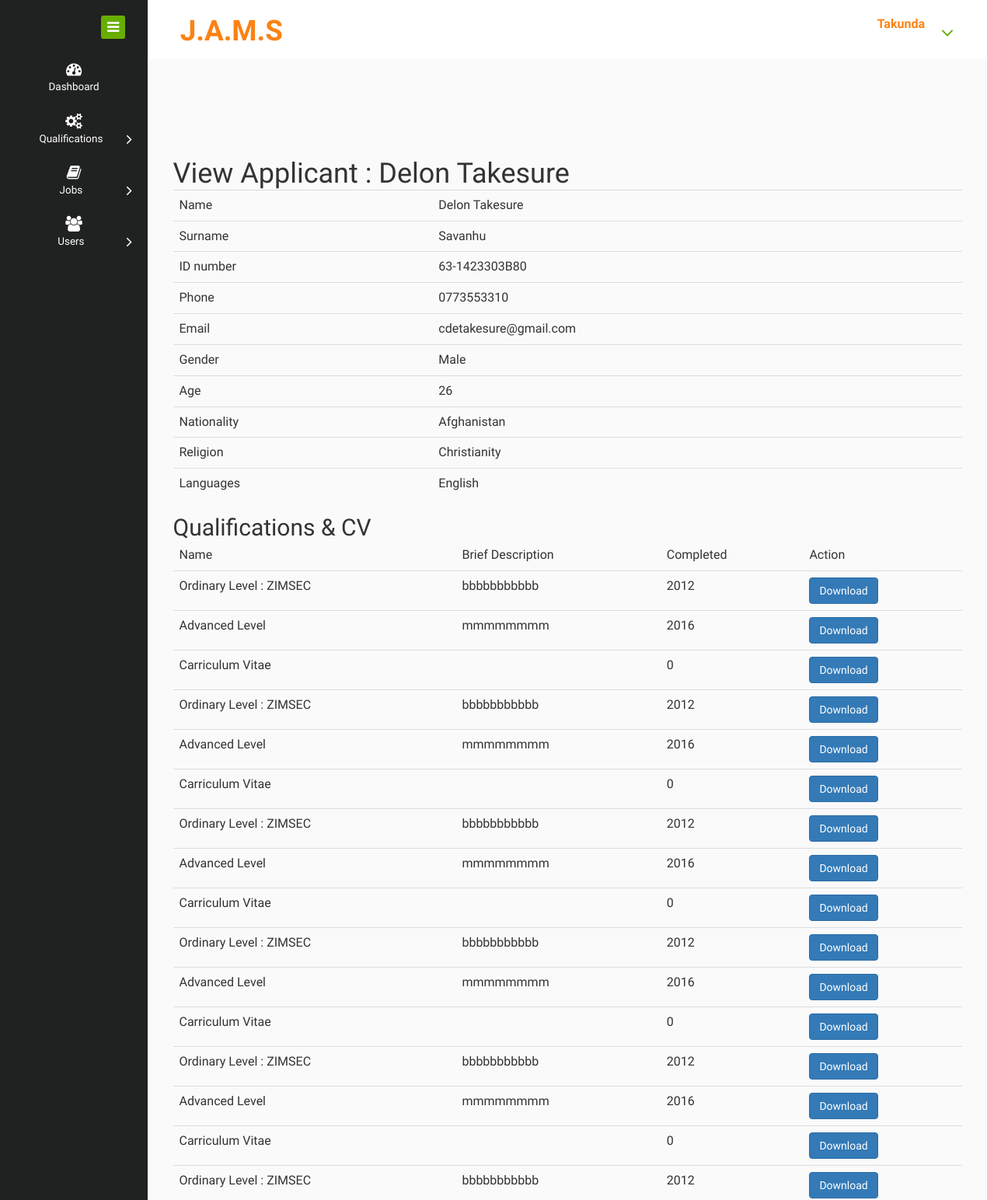
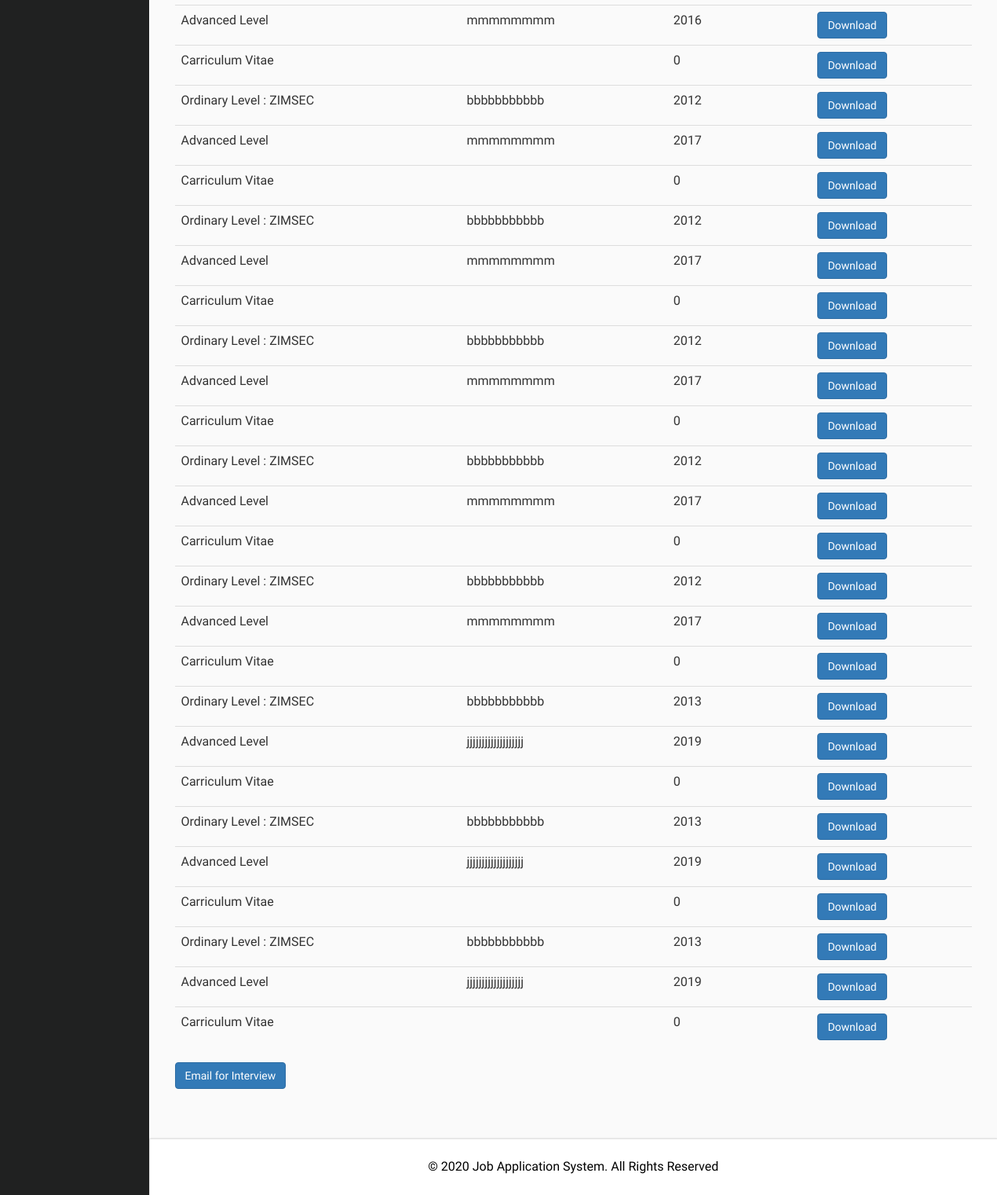
The page /admin/applicant.php?id=3&jid=8 (signed in) on the database its author committed (2 pictures, top to bottom).
### tables this page shows
CREATE TABLE `applicant` (
  `id` int(11) NOT NULL,
  `name` varchar(255) NOT NULL,
  `id_number` varchar(255) NOT NULL,
  `surname` varchar(255) NOT NULL,
  `phone` varchar(15) NOT NULL,
  `email` varchar(255) NOT NULL,
  `gender` enum('Male','Female') NOT NULL,
  `age` int(11) NOT NULL,
  `address` text NOT NULL,
  `marital_status` enum('Single','Married','Divorced','Separated') NOT NULL,
  `nationality` varchar(255) NOT NULL,
  `religion` varchar(255) NOT NULL,
  `languages` varchar(255) NOT NULL,
  `drivers_licence` enum('Yes','No') NOT NULL,
  `files` varchar(255) NOT NULL,
  `university` text NOT NULL,
  `jid` int(11) NOT NULL
);

CREATE TABLE `applicant_qualifications` (
  `id` int(11) NOT NULL,
  `aid` int(11) NOT NULL,
  `name` varchar(255) NOT NULL,
  `description` text NOT NULL,
  `year` int(11) NOT NULL,
  `created` timestamp NOT NULL DEFAULT CURRENT_TIMESTAMP ON UPDATE CURRENT_TIMESTAMP,
  `file` varchar(255) NOT NULL
);

### admin/connect.php (called while the page is built)
<?php
function connect(){
$servername = "localhost";
$username = "root";
$password = "";
$return = null;
try {
    $conn = new PDO("mysql:host=$servername;dbname=jobs", $username, $password);
    $conn->setAttribute(PDO::ATTR_ERRMODE, PDO::ERRMODE_EXCEPTION);
    $return=$conn;
  }
catch(PDOException $e){
    echo "Connection failed: " . $e->getMessage();
    }
    return $return;
    }
?>

### admin/model.php (called while the page is built, shortened)
<?php
class model{
public $conn=null;
function __construct(){
include("connect.php");
$this->conn=connect();
}
public function getApplicant($id){
    $str="SELECT * FROM applicant WHERE id={$id}";
    $stmt = $this->conn->prepare($str);
    $stmt->execute();
    $stmt->setFetchMode(PDO::FETCH_ASSOC);
    $return = $stmt->fetchAll();
    return $return;
}
public function getApplicantQualifications($id){
    $str="SELECT * FROM applicant_qualifications WHERE aid={$id}";
    $stmt = $this->conn->prepare($str);
    $stmt->execute();
    $stmt->setFetchMode(PDO::FETCH_ASSOC);
    $return = $stmt->fetchAll();
    return $return;
}
}
?>

### admin/applicant.php (the view, shortened to what this page needs)
<?php
include("header.php");
$jid=$_REQUEST['jid'];
$id=$_REQUEST['id'];
$applicant=$model->getApplicant($id);
?>
<h1>View Applicant : <?php echo $applicant[0]['name']; ?></h1>
<table class="table table-stripped">
<tr>
<td>Name</td>
<td><?php echo $applicant[0]['name'] ?></td>
</tr>
<tr>
<td>Surname</td>
<td><?php echo $applicant[0]['surname'] ?></td>
</tr>
<tr>
<td>ID number</td>
<td><?php echo $applicant[0]['id_number'] ?></td>
</tr>
<tr>
<td>Phone</td>
<td><?php echo $applicant[0]['phone'] ?></td>
</tr>
<tr>
<td>Email</td>
<td><?php echo $applicant[0]['email'] ?></td>
</tr>
<tr>
<td>Gender</td>
<td><?php echo $applicant[0]['gender'] ?></td>
</tr>
<tr>
<td>Age</td>
<td><?php echo $applicant[0]['age'] ?></td>
</tr>
<tr>
<td>Nationality</td>
<td><?php echo $applicant[0]['nationality'] ?></td>
</tr>
<tr>
<td>Religion</td>
<td><?php echo $applicant[0]['religion'] ?></td>
</tr>
<tr>
<td>Languages</td>
<td><?php echo $applicant[0]['languages'] ?></td>
</tr>
</table>
<?php
$data=$model->getApplicantQualifications($id);
$count=count($data);
?>
<h2>Qualifications & CV</h2>
<table class="table">
<thead>
<tr>
<td>Name</td>
<td>Brief Description</td>
<td>Completed</td>
<td>Action</td>
</tr>
<?php
for($x=0;$x<$count;$x++) {
	$link=$data[$x]['file'];
	$link=str_replace("admin/","",$link);
	$interview="interview.php?id=".$id."&jid=".$jid;
	?>
	<tr>
	<td><?php echo $data[$x]['name']; ?></td>
	<td><?php echo $data[$x]['description']; ?></td>
	<td><?php echo $data[$x]['year']; ?></td>
	<td><a target="_blank" href="<?php echo $link; ?>" class="btn btn-primary">Download</a></td>
	</tr>
	<?php
}
?>
</thead>
</table>
<a href="<?php echo $interview; ?>" class="btn btn-primary">Email for Interview</a>
<?php
include("footer.php");
?>

### rows shown on the page
applicant: name "Delon Takesure", surname "Savanhu", id_number "63-1423303B80", phone "0773553310", email "cdetakesure@gmail.com", gender "Male", age "26", nationality "Afghanistan", religion "Christianity", languages "English"
applicant_qualifications: name "Ordinary Level : ZIMSEC", description "bbbbbbbbbbb", year "2012"
applicant_qualifications: name "Advanced Level", description "mmmmmmmm", year "2016"
applicant_qualifications: name "Carriculum Vitae", year "0"
applicant_qualifications: name "Ordinary Level : ZIMSEC", description "bbbbbbbbbbb", year "2012"
applicant_qualifications: name "Advanced Level", description "mmmmmmmm", year "2016"
applicant_qualifications: name "Carriculum Vitae", year "0"
applicant_qualifications: name "Ordinary Level : ZIMSEC", description "bbbbbbbbbbb", year "2012"
applicant_qualifications: name "Advanced Level", description "mmmmmmmm", year "2016"
applicant_qualifications: name "Carriculum Vitae", year "0"
applicant_qualifications: name "Ordinary Level : ZIMSEC", description "bbbbbbbbbbb", year "2012"
applicant_qualifications: name "Advanced Level", description "mmmmmmmm", year "2016"
applicant_qualifications: name "Carriculum Vitae", year "0"
applicant_qualifications: name "Ordinary Level : ZIMSEC", description "bbbbbbbbbbb", year "2012"
applicant_qualifications: name "Advanced Level", description "mmmmmmmm", year "2016"
applicant_qualifications: name "Carriculum Vitae", year "0"
applicant_qualifications: name "Ordinary Level : ZIMSEC", description "bbbbbbbbbbb", year "2012"
applicant_qualifications: name "Advanced Level", description "mmmmmmmm", year "2016"
applicant_qualifications: name "Carriculum Vitae", year "0"
applicant_qualifications: name "Ordinary Level : ZIMSEC", description "bbbbbbbbbbb", year "2012"
applicant_qualifications: name "Advanced Level", description "mmmmmmmm", year "2017"
applicant_qualifications: name "Carriculum Vitae", year "0"
applicant_qualifications: name "Ordinary Level : ZIMSEC", description "bbbbbbbbbbb", year "2012"
applicant_qualifications: name "Advanced Level", description "mmmmmmmm", year "2017"
applicant_qualifications: name "Carriculum Vitae", year "0"
applicant_qualifications: name "Ordinary Level : ZIMSEC", description "bbbbbbbbbbb", year "2012"
applicant_qualifications: name "Advanced Level", description "mmmmmmmm", year "2017"
applicant_qualifications: name "Carriculum Vitae", year "0"
applicant_qualifications: name "Ordinary Level : ZIMSEC", description "bbbbbbbbbbb", year "2012"
applicant_qualifications: name "Advanced Level", description "mmmmmmmm", year "2017"
applicant_qualifications: name "Carriculum Vitae", year "0"
applicant_qualifications: name "Ordinary Level : ZIMSEC", description "bbbbbbbbbbb", year "2012"
applicant_qualifications: name "Advanced Level", description "mmmmmmmm", year "2017"
applicant_qualifications: name "Carriculum Vitae", year "0"
applicant_qualifications: name "Ordinary Level : ZIMSEC", description "bbbbbbbbbbb", year "2013"
applicant_qualifications: name "Advanced Level", description "jjjjjjjjjjjjjjjjjjj", year "2019"
applicant_qualifications: name "Carriculum Vitae", year "0"
applicant_qualifications: name "Ordinary Level : ZIMSEC", description "bbbbbbbbbbb", year "2013"
applicant_qualifications: name "Advanced Level", description "jjjjjjjjjjjjjjjjjjj", year "2019"
applicant_qualifications: name "Carriculum Vitae", year "0"
applicant_qualifications: name "Ordinary Level : ZIMSEC", description "bbbbbbbbbbb", year "2013"
applicant_qualifications: name "Advanced Level", description "jjjjjjjjjjjjjjjjjjj", year "2019"
applicant_qualifications: name "Carriculum Vitae", year "0"

### other values the page prints
$_SESSION['name'] "Takunda"
